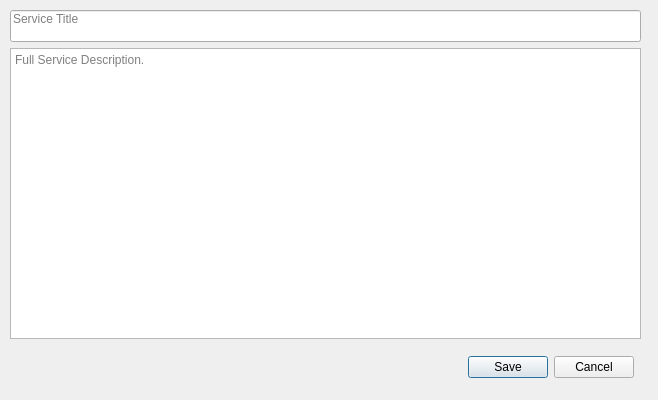
<?xml version="1.0" encoding="UTF-8"?>
<ui version="4.0">
 <class>Service_Update_Description</class>
 <widget class="QDialog" name="Service_Update_Description">
  <property name="geometry">
   <rect>
    <x>0</x>
    <y>0</y>
    <width>658</width>
    <height>400</height>
   </rect>
  </property>
  <property name="minimumSize">
   <size>
    <width>658</width>
    <height>400</height>
   </size>
  </property>
  <property name="maximumSize">
   <size>
    <width>658</width>
    <height>400</height>
   </size>
  </property>
  <property name="windowTitle">
   <string>Update Service Description</string>
  </property>
  <property name="windowIcon">
   <iconset resource="images/images.qrc">
    <normaloff>:/emoticons/service.png</normaloff>:/emoticons/service.png</iconset>
  </property>
  <widget class="QTextEdit" name="txt_Full_Description">
   <property name="enabled">
    <bool>true</bool>
   </property>
   <property name="geometry">
    <rect>
     <x>10</x>
     <y>48</y>
     <width>631</width>
     <height>291</height>
    </rect>
   </property>
   <property name="autoFormatting">
    <set>QTextEdit::AutoNone</set>
   </property>
   <property name="tabChangesFocus">
    <bool>true</bool>
   </property>
   <property name="html">
    <string>&lt;!DOCTYPE HTML PUBLIC &quot;-//W3C//DTD HTML 4.0//EN&quot; &quot;http://www.w3.org/TR/REC-html40/strict.dtd&quot;&gt;
&lt;html&gt;&lt;head&gt;&lt;meta name=&quot;qrichtext&quot; content=&quot;1&quot; /&gt;&lt;style type=&quot;text/css&quot;&gt;
p, li { white-space: pre-wrap; }
&lt;/style&gt;&lt;/head&gt;&lt;body style=&quot; font-family:'Noto Sans'; font-size:10pt; font-weight:400; font-style:normal;&quot;&gt;
&lt;p style=&quot;-qt-paragraph-type:empty; margin-top:0px; margin-bottom:0px; margin-left:0px; margin-right:0px; -qt-block-indent:0; text-indent:0px;&quot;&gt;&lt;br /&gt;&lt;/p&gt;&lt;/body&gt;&lt;/html&gt;</string>
   </property>
   <property name="placeholderText">
    <string>Full Service Description.</string>
   </property>
  </widget>
  <widget class="QLineEdit" name="line_Short_Description">
   <property name="enabled">
    <bool>true</bool>
   </property>
   <property name="geometry">
    <rect>
     <x>10</x>
     <y>10</y>
     <width>631</width>
     <height>32</height>
    </rect>
   </property>
   <property name="text">
    <string/>
   </property>
   <property name="maxLength">
    <number>70</number>
   </property>
   <property name="alignment">
    <set>Qt::AlignLeading|Qt::AlignLeft|Qt::AlignTop</set>
   </property>
   <property name="placeholderText">
    <string>Service Title</string>
   </property>
  </widget>
  <widget class="QDialogButtonBox" name="buttonBox">
   <property name="geometry">
    <rect>
     <x>433</x>
     <y>350</y>
     <width>201</width>
     <height>34</height>
    </rect>
   </property>
   <property name="standardButtons">
    <set>QDialogButtonBox::Cancel|QDialogButtonBox::Save</set>
   </property>
  </widget>
  <widget class="QLabel" name="label">
   <property name="geometry">
    <rect>
     <x>40</x>
     <y>340</y>
     <width>81</width>
     <height>51</height>
    </rect>
   </property>
   <property name="text">
    <string/>
   </property>
   <property name="pixmap">
    <pixmap resource="images/images.qrc">:/emoticons/service.png</pixmap>
   </property>
  </widget>
 </widget>
 <tabstops>
  <tabstop>line_Short_Description</tabstop>
  <tabstop>txt_Full_Description</tabstop>
 </tabstops>
 <resources>
  <include location="images/images.qrc"/>
 </resources>
 <connections/>
</ui>
